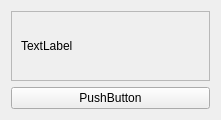
<?xml version="1.0" encoding="UTF-8"?>
<ui version="4.0">
 <class>FileGuiElement</class>
 <widget class="QWidget" name="FileGuiElement">
  <property name="geometry">
   <rect>
    <x>0</x>
    <y>0</y>
    <width>221</width>
    <height>112</height>
   </rect>
  </property>
  <property name="windowTitle">
   <string>Form</string>
  </property>
  <property name="layoutDirection">
   <enum>Qt::LeftToRight</enum>
  </property>
  <layout class="QVBoxLayout" name="verticalLayout">
   <item>
    <widget class="QScrollArea" name="scrollArea">
     <property name="widgetResizable">
      <bool>true</bool>
     </property>
     <widget class="QWidget" name="scrollAreaWidgetContents">
      <property name="geometry">
       <rect>
        <x>0</x>
        <y>0</y>
        <width>203</width>
        <height>68</height>
       </rect>
      </property>
      <layout class="QVBoxLayout" name="verticalLayout_2">
       <item>
        <widget class="QLabel" name="label">
         <property name="text">
          <string>TextLabel</string>
         </property>
         <property name="wordWrap">
          <bool>true</bool>
         </property>
        </widget>
       </item>
      </layout>
     </widget>
    </widget>
   </item>
   <item>
    <widget class="QPushButton" name="pushButton">
     <property name="text">
      <string>PushButton</string>
     </property>
    </widget>
   </item>
  </layout>
 </widget>
 <resources/>
 <connections/>
</ui>
